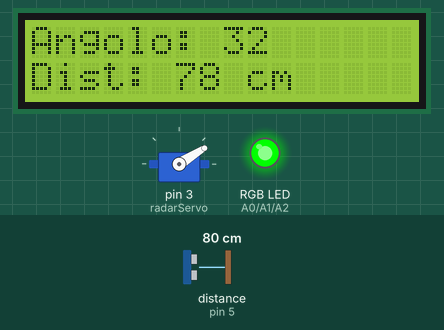
Recording of a sketch running on a simulated Arduino Uno, built with avr-gcc and run on an emulated ATmega328P. Shown: 16×2 character LCD, servo, an RGB LED mixed from three pins (HIGH = lit). Wiring (inferred from the names in the program): ultrasonic range finder: trigger pin 4; echo pin 5. The inputs (shaded band) are chosen by the test bench; at power-on: distance to the obstacle (sensor on pin 5) 80 cm. The echo pulse lasts 58.3 µs per cm; pins used as bus, display or sensor lines are not drawn.

Above: at 2.23 s.
2.3 s: distance to the obstacle (sensor on pin 5) set to 2 cm
At 2.5 s:
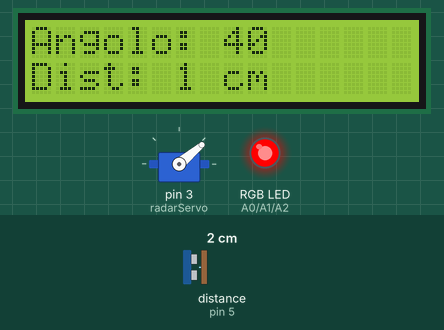
3.9 s: distance to the obstacle (sensor on pin 5) set to 18 cm
At 4.09 s:
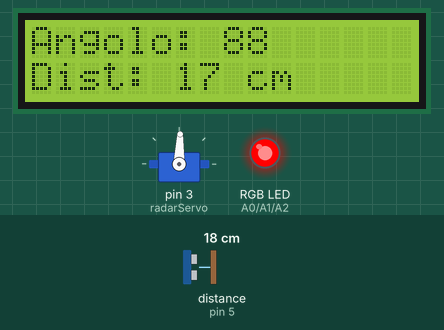
6.1 s: distance to the obstacle (sensor on pin 5) set to 24 cm
At 7.24 s:
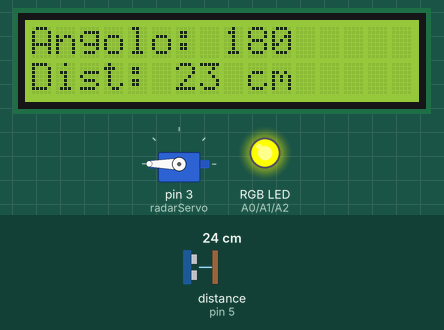
7.8 s: distance to the obstacle (sensor on pin 5) set to 56 cm
At 8.0 s:
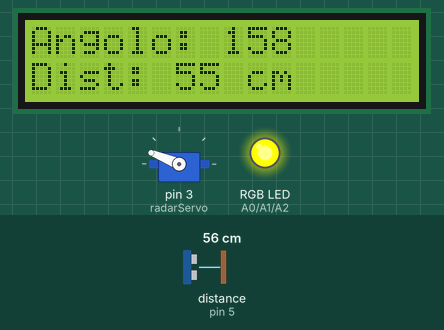
10.3 s: distance to the obstacle (sensor on pin 5) set to 65 cm
At 10.5 s:
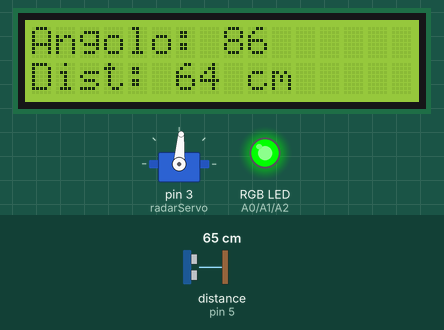
12.0 s: distance to the obstacle (sensor on pin 5) set to 4 cm
At 13.48 s:
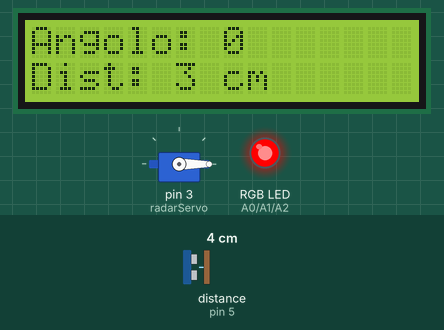
Timing chart, 0 to 20.3 s (numbered marks = the images above; inputs shaded):
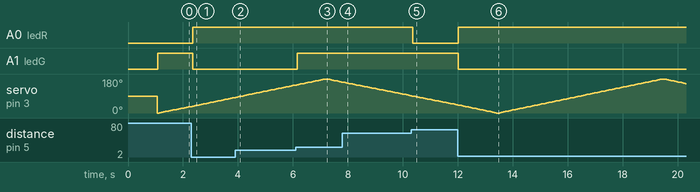

Measured:
- the behaviour switches between 20 and 21 cm on distance to the obstacle (sensor on pin 5) (found by bisection; images 2 and 3)
- the behaviour switches between 60 and 61 cm on distance to the obstacle (sensor on pin 5) (found by bisection; images 4 and 5)
- after the input at 2.3 s, A0 (ledR): LOW → HIGH after 0.06 s; A1 (ledG): HIGH → LOW after 0.06 s
- after the input at 6.1 s, A1 (ledG): LOW → HIGH after 0.06 s
- after the input at 10.3 s, A0 (ledR): HIGH → LOW after 0.05 s
- after the input at 12.0 s, A0 (ledR): LOW → HIGH at once; A1 (ledG): HIGH → LOW at once

The sketch:

programma_radar_arduino.ino
```cpp
#include <Servo.h>
#include <LiquidCrystal.h>

// LCD (RS, E, D4, D5, D6, D7)
LiquidCrystal lcd(7, 8, 9, 10, 11, 12);

// Servo
Servo radarServo;

// Ultrasuoni (NUOVI PIN PER EVITARE CONFLITTI)
const int trigPin = 4;
const int echoPin = 5;

// LED RGB
const int ledR = A0;
const int ledG = A1;
const int ledB = A2;

long readDistance() {
  digitalWrite(trigPin, LOW);
  delayMicroseconds(2);
  digitalWrite(trigPin, HIGH);
  delayMicroseconds(10);
  digitalWrite(trigPin, LOW);

  long duration = pulseIn(echoPin, HIGH, 25000);
  long distance = duration * 0.034 / 2;

  if (distance == 0 || distance > 400) return 400;
  return distance;
}

void setLED(long dist) {
  if (dist < 20) {
    digitalWrite(ledR, HIGH);
    digitalWrite(ledG, LOW);
    digitalWrite(ledB, LOW);
  }
  else if (dist < 60) {
    digitalWrite(ledR, HIGH);
    digitalWrite(ledG, HIGH);
    digitalWrite(ledB, LOW);
  }
  else {
    digitalWrite(ledR, LOW);
    digitalWrite(ledG, HIGH);
    digitalWrite(ledB, LOW);
  }
}

void setup() {
  lcd.begin(16,2);
  lcd.print(" Radar Online ");

  pinMode(trigPin, OUTPUT);
  pinMode(echoPin, INPUT);

  pinMode(ledR, OUTPUT);
  pinMode(ledG, OUTPUT);
  pinMode(ledB, OUTPUT);

  radarServo.attach(3);

  delay(1000);
}

void loop() {
  for(int angle = 0; angle <= 180; angle += 2) {

    radarServo.write(angle);
    delay(20);

    long dist = readDistance();
    setLED(dist);

    lcd.clear();
    lcd.setCursor(0,0);
    lcd.print("Angolo: ");
    lcd.print(angle);

    lcd.setCursor(0,1);
    lcd.print("Dist: ");
    lcd.print(dist);
    lcd.print(" cm");

    delay(40);
  }

  for(int angle = 180; angle >= 0; angle -= 2) {

    radarServo.write(angle);
    delay(20);

    long dist = readDistance();
    setLED(dist);

    lcd.clear();
    lcd.setCursor(0,0);
    lcd.print("Angolo: ");
    lcd.print(angle);

    lcd.setCursor(0,1);
    lcd.print("Dist: ");
    lcd.print(dist);
    lcd.print(" cm");

    delay(40);
  }
}
```
